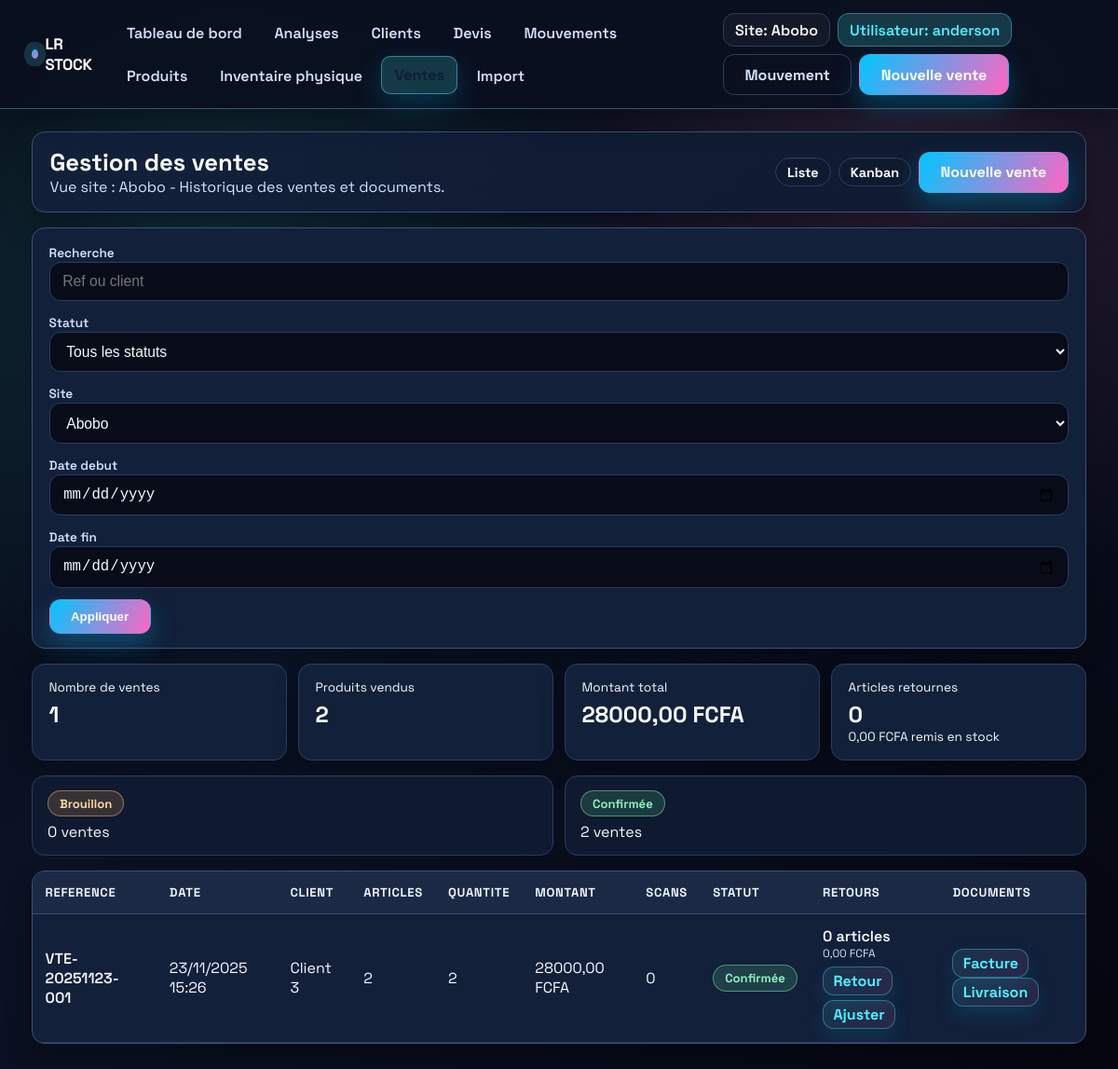
The app's page /ventes/ (signed in), older data.
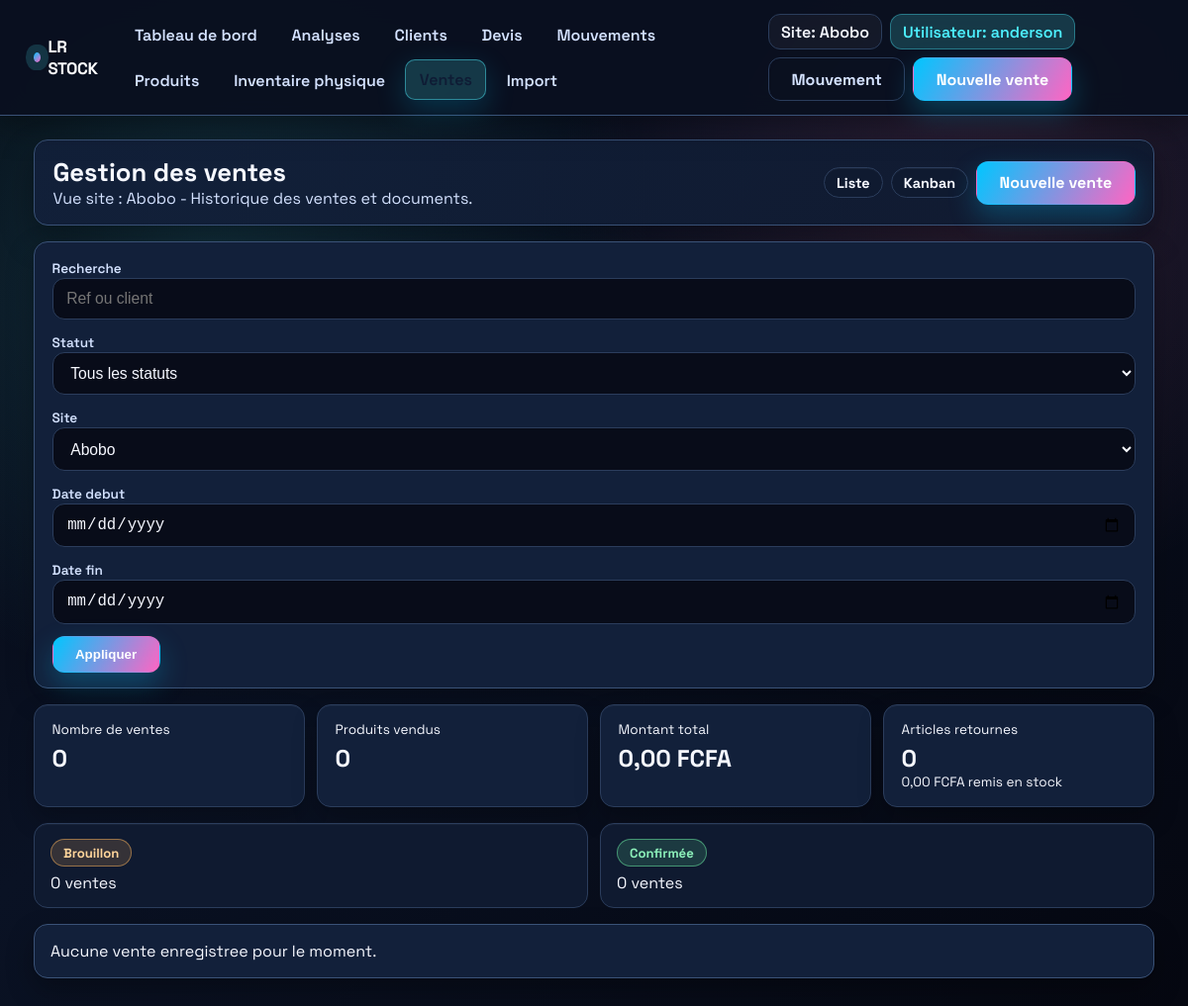
The same page, newer data.
### inventory/models.py (models this page shows, shortened)
class VersionedModelMixin(models.Model):
    class Meta:
        abstract = True

class TimeStampedModel(models.Model):
    created_at = models.DateTimeField(auto_now_add=True)
    updated_at = models.DateTimeField(auto_now=True)
    class Meta:
        abstract = True

class Sale(VersionedModelMixin, TimeStampedModel):
    class Status(models.TextChoices):
        DRAFT = "draft", "Brouillon"
        CONFIRMED = "confirmed", "Confirmée"
    reference = models.CharField("Référence", max_length=100, unique=True)
    sale_date = models.DateTimeField("Date de vente", default=timezone.now)
    customer = models.ForeignKey(
        Customer,
        on_delete=models.SET_NULL,
        related_name="sales",
        blank=True,
        null=True,
    )
    customer_name = models.CharField("Client", max_length=255, blank=True)
    notes = models.TextField(blank=True)
    site = models.ForeignKey(
        Site,
        on_delete=models.PROTECT,
        blank=True,
        null=True,
        related_name="sales",
    )
    amount_paid = models.DecimalField(
        "Montant payé",
        max_digits=12,
        decimal_places=2,
        default=Decimal("0.00"),
    )
    status = models.CharField(
        max_length=20,
        choices=Status.choices,
        default=Status.DRAFT,
    )
    class Meta:
        ordering = ["-sale_date", "-id"]
        verbose_name = "vente"
        verbose_name_plural = "ventes"
    @property
    def customer_display_name(self) -> str:
        if self.customer:
            return self.customer.display_name
        return self.customer_name or "-"
    @property
    def total_amount(self) -> Decimal:
        total = Decimal("0.00")
        for item in self.items.all():
            total += item.total_amount
        return total
    @property
    def returned_quantity(self) -> int:
        if self.status != self.Status.CONFIRMED:
            return 0
        return sum(item.returned_quantity for item in self.items.all())
    @property
    def returned_amount(self) -> Decimal:
        total = Decimal("0.00")
        if self.status != self.Status.CONFIRMED:
            return total
        for item in self.items.all():
            if item.line_type != SaleItem.LineType.PRODUCT:
                continue
            total += item.unit_price * Decimal(item.returned_quantity)
        return total

class Customer(VersionedModelMixin, TimeStampedModel):
    reference = models.CharField(
        "Référence client",
        max_length=20,
        unique=True,
        default=generate_customer_reference,
    )
    name = models.CharField("Nom du contact", max_length=255)
    company_name = models.CharField("Entreprise", max_length=255, blank=True)
    email = models.EmailField(blank=True)
    phone = models.CharField(max_length=50, blank=True)
    address = models.TextField(blank=True)
    credit_limit = models.DecimalField(
        "Plafond de crédit",
        max_digits=12,
        decimal_places=2,
        default=Decimal("0.00"),
    )
    notes = models.TextField(blank=True)
    objects = CustomerQuerySet.as_manager()
    class Meta:
        ordering = ["name", "company_name"]
        verbose_name = "client"
        verbose_name_plural = "clients"
    @property
    def display_name(self) -> str:
        if self.company_name and self.name:
            return f"{self.company_name} - {self.name}"
        return self.company_name or self.name or self.reference

class SaleItem(TimeStampedModel):
    class LineType(models.TextChoices):
        PRODUCT = "product", "Produit"
        NOTE = "note", "Note"
        SECTION = "section", "Section"
    sale = models.ForeignKey(
        Sale, on_delete=models.CASCADE, related_name="items"
    )
    product = models.ForeignKey(
        Product,
        on_delete=models.PROTECT,
        related_name="sale_items",
        blank=True,
        null=True,
    )
    line_type = models.CharField(
        max_length=20,
        choices=LineType.choices,
        default=LineType.PRODUCT,
    )
    description = models.CharField(max_length=255, blank=True)
    position = models.PositiveIntegerField(default=0)
    quantity = models.PositiveIntegerField(default=1)
    unit_price = models.DecimalField(max_digits=10, decimal_places=2, default=Decimal("0.00"))
    returned_quantity = models.PositiveIntegerField(default=0)
    scan_code = models.CharField(max_length=255, blank=True)
    scanned_at = models.DateTimeField(blank=True, null=True)
    stock_movement = models.OneToOneField(
        StockMovement,
        on_delete=models.SET_NULL,
        blank=True,
        null=True,
        related_name="sale_item",
    )
    class Meta:
        verbose_name = "ligne de vente"
        verbose_name_plural = "lignes de vente"
        ordering = ["position", "id"]
    @property
    def total_amount(self) -> Decimal:
        if self.line_type != self.LineType.PRODUCT:
            return Decimal("0.00")
        net_quantity = max(self.quantity - self.returned_quantity, 0)
        return self.unit_price * Decimal(net_quantity)

### inventory/views.py (the view, shortened to what this page needs)
# urls.py: path("ventes/", login_required(views.sales_list), name="sales_list"),
def sales_list(request):
    search = (request.GET.get("q") or "").strip()
    selected_status = request.GET.get("status") or ""
    start_input = request.GET.get("start")
    end_input = request.GET.get("end")
    start_dt, end_dt, date_errors = _parse_list_date_range(start_input, end_input)
    for error_text in date_errors:
        messages.warning(request, error_text)
    site_context = _site_context(request)
    active_site = site_context["active_site"]
    sales_queryset = (
        Sale.objects.select_related("customer")
        .prefetch_related("items__product", "scans")
        .order_by("-sale_date")
    )
    if selected_status:
        sales_queryset = sales_queryset.filter(status=selected_status)
    if start_dt:
        sales_queryset = sales_queryset.filter(sale_date__gte=start_dt)
    if end_dt:
        sales_queryset = sales_queryset.filter(sale_date__lte=end_dt)
    if active_site:
        sales_queryset = sales_queryset.filter(
            Q(site=active_site) | Q(items__stock_movement__site=active_site)
        )
    sales_queryset = sales_queryset.distinct()
    status_counts = {
        row["status"]: row["count"]
        for row in sales_queryset.values("status").annotate(count=Count("id"))
    }
    sales = list(sales_queryset)
    total_amount = Decimal("0.00")
    total_quantity = 0
    for sale in sales:
        sale_quantity = 0
        for item in sale.items.all():
            if item.line_type == SaleItem.LineType.PRODUCT and item.product:
                total_amount += item.total_amount
                sale_quantity += max(item.quantity - item.returned_quantity, 0)
        sale.total_quantity = sale_quantity
        sale.scan_total = sale.scans.count()
        total_quantity += sale_quantity
    total_return_quantity = sum(sale.returned_quantity for sale in sales)
    total_return_amount = sum(sale.returned_amount for sale in sales)
    status_summary = [
        {
            "value": status_choice.value,
            "label": status_choice.label,
            "count": status_counts.get(status_choice.value, 0),
        }
        for status_choice in Sale.Status
    ]
    status_options = [("", "Tous les statuts")] + [
        (status_choice.value, status_choice.label) for status_choice in Sale.Status
    ]
    context = {
        "sales": sales,
        "total_amount": total_amount,
        "total_quantity": total_quantity,
        "total_sales": len(sales),
        "total_return_quantity": total_return_quantity,
        "total_return_amount": total_return_amount,
        "search": search,
        "selected_status": selected_status,
        "start_input": start_input,
        "end_input": end_input,
        "status_summary": status_summary,
        "status_options": status_options,
    }
    context.update(site_context)
    return render(request, "inventory/sales_list.html", context)

### inventory/views.py (called while the page is built, shortened)
def _parse_list_date_range(start_value, end_value):
    tz = timezone.get_current_timezone()
    start_dt = None
    end_dt = None
    errors: list[str] = []
    if start_dt and end_dt and start_dt > end_dt:
        errors.append("La date de debut doit precéder la date de fin.")
    return start_dt, end_dt, errors

def _get_assigned_site(request):
    if not request.user.is_authenticated:
        return None
    assignment = getattr(request.user, "site_assignment", None)
    return assignment.site if assignment else None

def _get_requested_site(request):
    site_id = request.GET.get("site")
    if site_id:
        return Site.objects.filter(pk=site_id).first()
    return None

def _get_action_site(request):
    if not request.user.is_authenticated:
        return None
    assigned_site = _get_assigned_site(request)
    if assigned_site:
        return assigned_site
    if request.user.is_superuser:
        return _get_requested_site(request)
    return None

def _get_active_site(request):
    requested = _get_requested_site(request)
    if requested:
        return requested
    return _get_assigned_site(request)

### inventory/templates/inventory/sales_list.html (shortened to what the changed rows need)
{% extends "inventory/base.html" %}
{% block content %}
<div class="odoo-shell">
    <div class="odoo-bar">
        <div class="odoo-title">
            <h1>Gestion des ventes</h1>
        </div>
    </div>
    <div class="stats">
        <div class="stat-card">
            <p class="muted" style="margin:0;font-size:0.85rem;">Nombre de ventes</p>
            <p class="value">{{ total_sales }}</p>
        </div>
        <div class="stat-card">
            <p class="muted" style="margin:0;font-size:0.85rem;">Produits vendus</p>
            <p class="value">{{ total_quantity }}</p>
        </div>
        <div class="stat-card">
            <p class="muted" style="margin:0;font-size:0.85rem;">Montant total</p>
            <p class="value">{{ total_amount|floatformat:2 }} FCFA</p>
        </div>
    </div>
    <div class="status-grid">
        {% for entry in status_summary %}
            <div class="status-card">
                <p style="margin:0;">
                    <span class="chip {% if entry.value == 'confirmed' %}safe{% else %}warn{% endif %}">{{ entry.label }}</span>
                </p>
                <p class="value" style="margin:0.35rem 0 0;">{{ entry.count }} vente{% if entry.count != 1 %}s{% endif %}</p>
            </div>
        {% endfor %}
    </div>
    <div class="table-wrap">
        {% if sales %}
            <table>
                <thead>
                    <tr>
                        <th>Reference</th>
                        <th>Date</th>
                        <th>Client</th>
                        <th>Articles</th>
                        <th>Quantite</th>
                        <th>Montant</th>
                        <th>Scans</th>
                        <th>Statut</th>
                        <th>Retours</th>
                        <th>Documents</th>
                    </tr>
                </thead>
                <tbody>
                    {% for sale in sales %}
                        {% if sale.status == "confirmed" %}
                            {% url 'inventory:sale_document_preview' sale.pk 'invoice' as row_href %}
                        {% else %}
                            {% url 'inventory:sale_document_preview' sale.pk 'quote' as row_href %}
                        {% endif %}
                        <tr data-href="{{ row_href }}" role="button">
                            <td style="font-weight:600;">{{ sale.reference }}</td>
                            <td>{{ sale.sale_date|date:"d/m/Y H:i" }}</td>
                            <td>{{ sale.customer_display_name }}</td>
                            <td>{{ sale.items.all|length }}</td>
                            <td>{{ sale.total_quantity }}</td>
                            <td>{{ sale.total_amount|floatformat:2 }} FCFA</td>
                            <td>{{ sale.scan_total }}</td>
                            <td>
                                <span class="chip {% if sale.status == 'confirmed' %}safe{% else %}warn{% endif %}">
                                    {{ sale.get_status_display }}
                                </span>
                            </td>
                            <td>
                                <p style="margin:0;font-weight:600;">
                                    {{ sale.returned_quantity }} article{% if sale.returned_quantity != 1 %}s{% endif %}
                                </p>
                                <p style="margin:0;color:var(--muted);font-size:0.75rem;">
                                    {{ sale.returned_amount|floatformat:2 }} FCFA
                                </p>
                                {% if sale.status == 'confirmed' %}
                                    <div style="display:flex;gap:0.35rem;flex-wrap:wrap;margin-top:0.35rem;">
                                        <a href="{% url 'inventory:sale_return' sale.pk %}" class="btn secondary" style="padding:0.25rem 0.65rem;display:inline-flex;align-items:center;">Retour</a>
                                        <a href="{% url 'inventory:sale_adjust' sale.pk %}" class="btn secondary" style="padding:0.25rem 0.65rem;display:inline-flex;align-items:center;">Ajuster</a>
                                    </div>
                                {% else %}
                                    <span class="chip warn" style="margin-top:0.35rem;display:inline-flex;align-items:center;">Indisponible</span>
                                {% endif %}
                            </td>
                            <td>
                                {% if sale.status == 'confirmed' %}
                                    <a href="{% url 'inventory:sale_document_preview' sale.pk 'invoice' %}" class="btn secondary" style="padding:0.25rem 0.65rem;">Facture</a>
                                    <a href="{% url 'inventory:sale_document_preview' sale.pk 'delivery' %}" class="btn secondary" style="padding:0.25rem 0.65rem;">Livraison</a>
                                {% else %}
                                    <span class="chip warn">En attente</span>
                                {% endif %}
                            </td>
                        </tr>
                    {% endfor %}
                </tbody>
            </table>
        {% else %}
            <p style="margin:0;padding:1rem;">Aucune vente enregistree pour le moment.</p>
        {% endif %}
    </div>
</div>
{% endblock %}

Row changes from the older to the newer data that the page shows:
removed Sale: reference "VTE-20251123-001", sale_date "23/11/2025 15:26", customer_display_name "Client 3", items.all|length "2", total_quantity "2", total_amount "28000,00", scan_total "0", status "Confirmée", returned_quantity "0", returned_amount "0,00", shows "Retour", shows "Facture"
Text that changed along with them:
{{ total_sales }}: "1" → "0"
{{ total_quantity }}: "2" → "0"
{{ total_amount|floatformat:2 }}: "28000,00" → "0,00"
new list line: "Confirmée 0 vente s"
text no longer shown: "REFERENCE DATE CLIENT ARTICLES QUANTITE MONTANT SCANS STATUT RETOURS DOCUMENTS"
text now shown: "Aucune vente enregistree pour le moment."
list line gone: "Confirmée 2 vente s"
